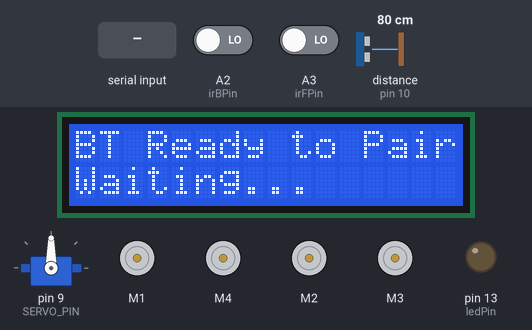
A sketch run on a simulated Arduino Uno, built with avr-gcc and run on an emulated ATmega328P. Parts: 16×2 character LCD, servo, 4 × DC motor (green arrow = forward, orange = backward, longer = faster), output pins drawn as LEDs (lit = HIGH). The inputs (shaded band) are chosen by the test bench; at power-on: distance to the obstacle (sensor on pin 10) 80 cm, A2 (irBPin) LOW, A3 (irFPin) LOW. The echo pulse lasts 58.3 µs per cm; pins used as bus, display or sensor lines are not drawn; what the sketch prints to the serial monitor is not drawn.

Above: at 7.7 s.
11.9 s: "F" received over the second serial link
At 13.7 s:
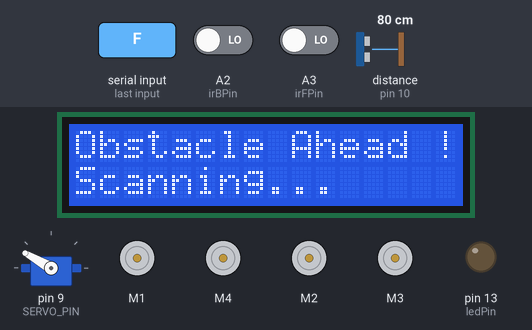
14.9 s: "R" received over the second serial link
At 17.7 s:
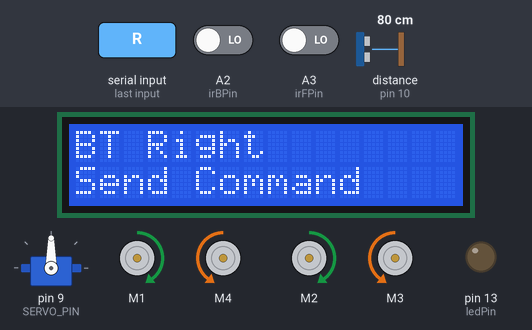
17.9 s: "B" received over the second serial link
At 18.1 s:
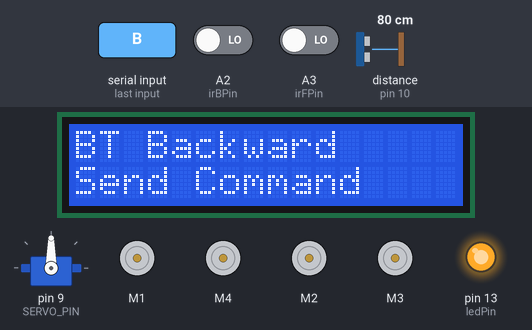
19.6 s: distance to the obstacle (sensor on pin 10) set to 84 cm
At 22.49 s:
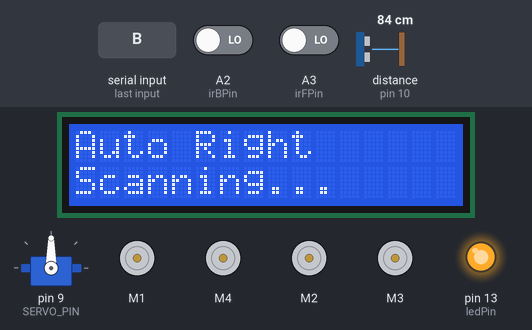
22.6 s: "L" received over the second serial link
At 23.7 s:
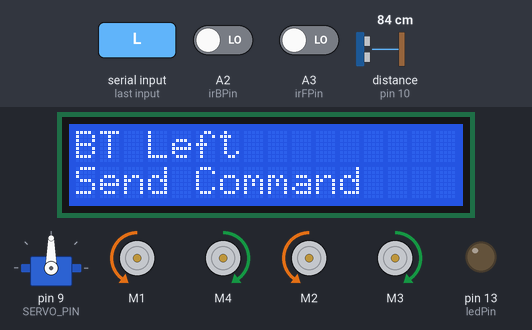
24.9 s: "S" received over the second serial link
At 25.7 s:
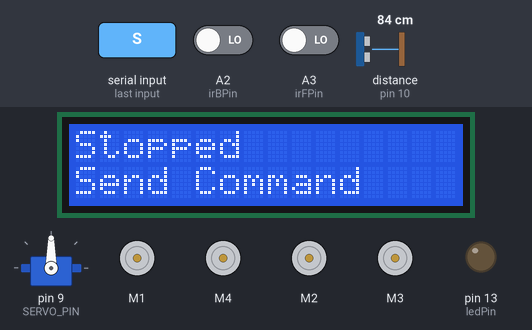
Timing chart, 0 to 27.4 s (numbered marks = the images above; inputs shaded):
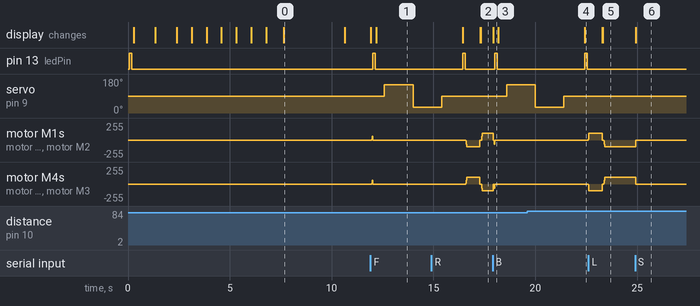

Measured:
- the behaviour switches between 80 and 81 cm on distance to the obstacle (sensor on pin 10) (found by bisection; images 3 and 4)
- after the input at 11.9 s, pin 13 (ledPin): LOW → HIGH after 0.11 s, → LOW 0.12 s later; servo on pin 9 (SERVO_PIN): 90° → 150° after 0.69 s, → 30° 1.4 s later
- after the input at 14.9 s, the display: first differs from a run without the input after 2.4 s (image 2)
- after the input at 17.9 s, pin 13 (ledPin): LOW → HIGH after 0.11 s, → LOW 0.12 s later; servo on pin 9 (SERVO_PIN): 90° → 150° after 0.69 s; motor M1, motor M2: forward 100/255 → stopped at once; motor M4, motor M3: backward 100/255 → stopped at once; the display: changes at once (image 3)
- after the input at 19.6 s, motor M1, motor M2: stopped → forward 12/255 after 3.0 s; motor M4, motor M3: stopped → backward 12/255 after 3.0 s; the display: changes after 2.8 s (image 4)
- after the input at 22.6 s, the display: first differs from a run without the input after 0.72 s (image 5)
- after the input at 24.9 s, motor M1, motor M2: backward 100/255 → stopped at once; motor M4, motor M3: forward 100/255 → stopped at once; the display: changes at once (image 6)

The sketch:

final_code.ino
```cpp
#include <AFMotor.h>
#include <SoftwareSerial.h>
#include <Wire.h>
#include <LiquidCrystal_I2C.h>
#include <Servo.h>

#define LCD_COLS 16 // change to 20 if using 20x4
#define LCD_ROWS 2
#define SERVO_PIN 9
#define TRIG_PIN 2
#define ECHO_PIN 10
#define OBSTACLE_DISTANCE 20 // cm
#define BACK_TIME 800        // ms

// NEW: tune turn timing
#define TURN_TIME 600    // ms (how long to pivot left/right)
#define RESCAN_PAUSE 250 // ms (pause after reverse before scanning)

LiquidCrystal_I2C lcd(0x27, LCD_COLS, LCD_ROWS);

// Motor channels
AF_DCMotor MotorFR(4);
AF_DCMotor MotorFL(1);
AF_DCMotor MotorBL(2);
AF_DCMotor MotorBR(3);

bool btConnected = false;

// NEW: track current motion so we only auto-avoid when moving forward
enum MotionState
{
    STOPPED,
    FORWARDING,
    BACKWARDING,
    TURNING_LEFT,
    TURNING_RIGHT
};
MotionState motionState = STOPPED;

// Bluetooth pins using A4 / A5
const uint8_t BT_RX_PIN = A0; // HC-05 TX -> Arduino A4 (RX)
const uint8_t BT_TX_PIN = A1; // Arduino A5 (TX) -> HC-05 RX (via voltage divider)

SoftwareSerial btSerial(BT_RX_PIN, BT_TX_PIN); // RX, TX
Servo scanServo;

// Other IO
const int ledPin = 13;

static void ledBlinkShort(uint16_t onMs = 120)
{
    digitalWrite(ledPin, HIGH);
    delay(onMs);
    digitalWrite(ledPin, LOW);
}

const int irFPin = A3;
const int irBPin = A2;

int valSpeed = 100;

// Soft-start / soft-stop tuning (reduces inrush current -> fewer brownout resets)
// Keep these small/fast so behavior stays the same.
#define SOFT_RAMP_STEP 12    // PWM increment per step (0-255)
#define SOFT_RAMP_DELAY_MS 5 // delay per step

static int appliedSpeed = 0; // last PWM applied to motor shield

static void applyMotorSpeedAll(uint8_t spd)
{
    MotorFL.setSpeed(spd);
    MotorFR.setSpeed(spd);
    MotorBL.setSpeed(spd);
    MotorBR.setSpeed(spd);
}

static void rampMotorSpeedTo(int target)
{
    target = constrain(target, 0, 255);
    int s = appliedSpeed;
    if (s == target)
        return;

    const int dir = (target > s) ? 1 : -1;
    while (s != target)
    {
        s += dir * SOFT_RAMP_STEP;
        if ((dir > 0 && s > target) || (dir < 0 && s < target))
            s = target;
        applyMotorSpeedAll((uint8_t)s);
        delay(SOFT_RAMP_DELAY_MS);
    }
    appliedSpeed = s;
}

void lcdPrintClear(uint8_t col, uint8_t row, const char *text);
void lcdPrintClearNum(uint8_t col, uint8_t row, const char *label, int value);
void SetSpeed(int val);

void moveForward();
void moveBackward();
void moveLeft();
void moveRight();
void stopCar();

long getDistance();
long scanDirection(int angle);

// NEW: auto avoid that returns control to BT after finishing
void autoAvoidObstacle_BT();

// NEW: optional helper to keep turning code consistent
static void pivotLeftMs(unsigned long ms)
{
    moveLeft();
    delay(ms);
    stopCar();
}
static void pivotRightMs(unsigned long ms)
{
    moveRight();
    delay(ms);
    stopCar();
}

void setup()
{
    Serial.begin(9600);
    btSerial.begin(9600);

    lcd.init();
    lcd.backlight();

    Serial.println("Bluetooth Ready");

    pinMode(TRIG_PIN, OUTPUT);
    pinMode(ECHO_PIN, INPUT);

    pinMode(ledPin, OUTPUT);

    pinMode(irFPin, INPUT);
    pinMode(irBPin, INPUT);

    scanServo.attach(SERVO_PIN);

    digitalWrite(ledPin, HIGH);
    ledBlinkShort();
    digitalWrite(ledPin, LOW);

    SetSpeed(valSpeed);
    stopCar();
    motionState = STOPPED;
    showStartupScreens();
}

void showStartupScreens()
{

    lcdPrintClear(0, 0, "   Team ROBOGO ");
    lcdPrintClear(0, 1, "Obstacle Avoider");
    delay(1000);

    lcdPrintClear(0, 0, "  Team ROBOGO:  ");
    lcdPrintClearNum(0, 1, "   Group  ", 2);
    delay(1000);

    lcdPrintClear(0, 0, "Team Members:");
    lcdPrintClear(0, 1, "   Pratik  ");
    delay(700);

    lcdPrintClear(0, 1, "  Priyanshu   ");
    delay(700);

    lcdPrintClear(0, 1, "  Hridesh ");
    delay(700);

    lcdPrintClear(0, 1, "   Roshan   ");
    delay(700);

    lcdPrintClear(0, 1, "   Jasmin   ");
    delay(700);

    lcdPrintClear(0, 1, "  Anarjyoti  ");
    delay(700);

    lcdPrintClear(0, 0, "System Ready");
    lcdPrintClear(0, 1, "Starting...");
    delay(800);

    lcdPrintClear(0, 0, "BT Ready to Pair");
    lcdPrintClear(0, 1, "Waiting...");
    delay(3000);
    lcd.clear(); // clean screen before loop starts
}

void handleCommand(char command)
{
    btConnected = true; // Bluetooth is active once we receive anything

    switch (command)
    {
    case 'F':
        lcdPrintClear(0, 0, "BT Forward");
        motionState = FORWARDING;
        moveForward();
        break;

    case 'B':
        lcdPrintClear(0, 0, "BT Backward");
        motionState = BACKWARDING;
        moveBackward();
        break;

    case 'L':
        lcdPrintClear(0, 0, "BT Left");
        motionState = TURNING_LEFT;
        moveLeft();
        break;

    case 'R':
        lcdPrintClear(0, 0, "BT Right");
        motionState = TURNING_RIGHT;
        moveRight();
        break;

    case 'S':
        lcdPrintClear(0, 0, "Stopped");
        motionState = STOPPED;
        stopCar();
        break;

    case 'Y':
        ledBlinkShort();
        break;

    case 'U':
        digitalWrite(ledPin, HIGH);
        break;

    case 'u':
        digitalWrite(ledPin, LOW);
        break;

    case '1':
        SetSpeed(65);
        break;
    case '2':
        SetSpeed(130);
        break;
    case '3':
        SetSpeed(195);
        break;
    case '4':
        SetSpeed(255);
        break;
    }
}

void lcdPrintClear(uint8_t col, uint8_t row, const char *text)
{
    lcd.setCursor(col, row);
    for (uint8_t i = col; i < LCD_COLS; i++)
        lcd.print(' ');

    lcd.setCursor(col, row);
    lcd.print(text);
}

void lcdPrintClearNum(uint8_t col, uint8_t row, const char *label, int value)
{
    char buffer[17]; // for 16x2 LCD
    snprintf(buffer, sizeof(buffer), "%s%d", label, value);
    lcdPrintClear(col, row, buffer);
}

void safeStopAndDelay(uint16_t ms = 40)
{
    stopCar();
    delay(ms); // small neutral gap to kill current spike
}
void SetSpeed(int val)
{
    valSpeed = val;
    // Ramp to new speed to avoid sudden current spikes (esp. when changing from low->high).
    rampMotorSpeedTo(valSpeed);
}

void moveForward()
{
    safeStopAndDelay();
    rampMotorSpeedTo(0);
    MotorFL.run(FORWARD);
    MotorFR.run(FORWARD);
    MotorBL.run(FORWARD);
    MotorBR.run(FORWARD);
    rampMotorSpeedTo(valSpeed);
}

void moveBackward()
{
    safeStopAndDelay();
    rampMotorSpeedTo(0);
    MotorFL.run(BACKWARD);
    MotorFR.run(BACKWARD);
    MotorBL.run(BACKWARD);
    MotorBR.run(BACKWARD);
    rampMotorSpeedTo(valSpeed);
}

void moveRight()
{
    safeStopAndDelay();
    rampMotorSpeedTo(0);
    MotorFL.run(FORWARD);
    MotorFR.run(BACKWARD);
    MotorBL.run(FORWARD);
    MotorBR.run(BACKWARD);
    rampMotorSpeedTo(valSpeed);
}

void moveLeft()
{
    safeStopAndDelay();
    rampMotorSpeedTo(0);
    MotorFL.run(BACKWARD);
    MotorFR.run(FORWARD);
    MotorBL.run(BACKWARD);
    MotorBR.run(FORWARD);
    rampMotorSpeedTo(valSpeed);
}
void stopCar()
{
    // Ensure PWM is at 0 so the next start ramps up cleanly.
    applyMotorSpeedAll(0);
    appliedSpeed = 0;
    MotorFL.run(RELEASE);
    MotorFR.run(RELEASE);
    MotorBL.run(RELEASE);
    MotorBR.run(RELEASE);
}

long getDistance()
{
    digitalWrite(TRIG_PIN, LOW);
    delayMicroseconds(2);
    digitalWrite(TRIG_PIN, HIGH);
    delayMicroseconds(10);
    digitalWrite(TRIG_PIN, LOW);

    long duration = pulseIn(ECHO_PIN, HIGH, 30000);
    if (duration == 0)
        return 300; // no echo
    return duration * 0.034 / 2;
}

long scanDirection(int angle)
{
    stopCar();  // ensure motors are OFF
    delay(400); // settle power
    scanServo.write(angle);
    delay(500); // reduced delay
    return getDistance();
}

// NEW: Auto avoid routine that *temporarily* takes over, then returns control to BT.
void autoAvoidObstacle_BT()
{
    // Take over
    stopCar();
    motionState = STOPPED;

    // Obstacle detected alert (LED only)
    ledBlinkShort();

    lcdPrintClear(0, 0, "Obstacle Ahead !");
    lcdPrintClear(0, 1, "Scanning...");

    long leftDist = scanDirection(150);
    delay(500);
    long rightDist = scanDirection(30);
    delay(500);
    long centerDist = scanDirection(90);
    delay(500);
    (void)centerDist; // centerDist is optional; kept for future logic / debug

    // If we have space on either side -> pivot to the side with more space
    if (leftDist > OBSTACLE_DISTANCE || rightDist > OBSTACLE_DISTANCE)
    {
        if (leftDist >= rightDist)
        {
            lcdPrintClear(0, 0, "Auto Left");
            ledBlinkShort();
            pivotLeftMs(TURN_TIME);
        }
        else
        {
            lcdPrintClear(0, 0, "Auto Right");
            ledBlinkShort();
            pivotRightMs(TURN_TIME);
        }
    }
    else
    {
        // All sides blocked -> reverse a bit, then rescan and turn
        lcdPrintClear(0, 0, "Auto Reverse");
        ledBlinkShort();
        moveBackward();

        unsigned long start = millis();
        while (millis() - start < BACK_TIME)
        {
            // Stop early if rear IR detects obstacle
            if (digitalRead(irBPin) == LOW)
            {
                stopCar();
                lcdPrintClear(0, 1, "Back Blocked!");
                ledBlinkShort();
                break;
            }

            // Still allow BT stop to abort auto (optional safety)
            if (btSerial.available())
            {
                char cmd = btSerial.read();
                if (cmd == 'S')
                {
                    handleCommand(cmd);
                    digitalWrite(ledPin, LOW);
                    return; // give control back immediately
                }
            }
        }

        stopCar();
        delay(RESCAN_PAUSE);

        lcdPrintClear(0, 1, "Rescanning...");
        leftDist = scanDirection(160);
        rightDist = scanDirection(20);

        if (leftDist >= rightDist)
        {
            lcdPrintClear(0, 0, "Auto Left");
            ledBlinkShort();
            pivotLeftMs(TURN_TIME);
        }
        else
        {
            lcdPrintClear(0, 0, "Auto Right");
            ledBlinkShort();
            pivotRightMs(TURN_TIME);
        }
    }

    stopCar();
    motionState = STOPPED;

    // Ensure LED is off
    digitalWrite(ledPin, LOW);

    // Give control back to BT commands (no need to press F again)
    lcdPrintClear(0, 0, "BT Control Ready");
    lcdPrintClear(0, 1, "Send Command");
}

void loop()
{

    // Always listen for bluetooth commands
    if (btSerial.available())
    {
        char cmd = btSerial.read();
        handleCommand(cmd);
    }

    // If BT is NOT connected: NO detection + NO movement allowed
    if (!btConnected)
    {
        stopCar();
        motionState = STOPPED;
        return;
    }

    // If BT is connected, allow movement.
    // Automatic obstacle avoidance takes over ONLY if moving forward and front IR triggers.
    if (motionState == FORWARDING && digitalRead(irFPin) == LOW)
    {
        autoAvoidObstacle_BT(); // takes over, then returns control to BT
    }
    // Safety: if moving backward and rear IR triggers, stop immediately
    if (motionState == BACKWARDING && digitalRead(irBPin) == LOW)
    {
        stopCar();
        motionState = STOPPED;
        autoAvoidObstacle_BT(); // take over to avoid obstacle in front
    }
}
```
